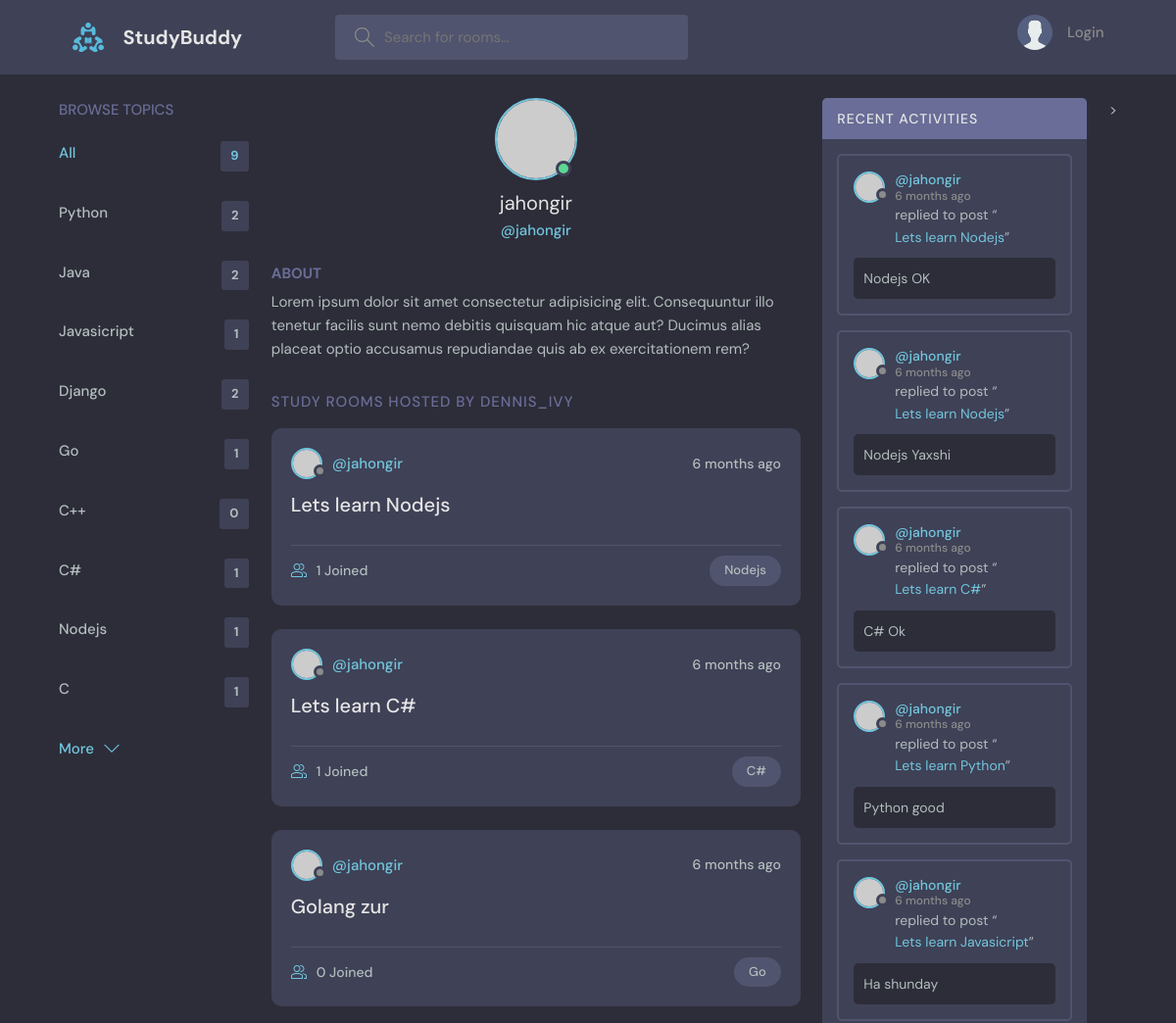
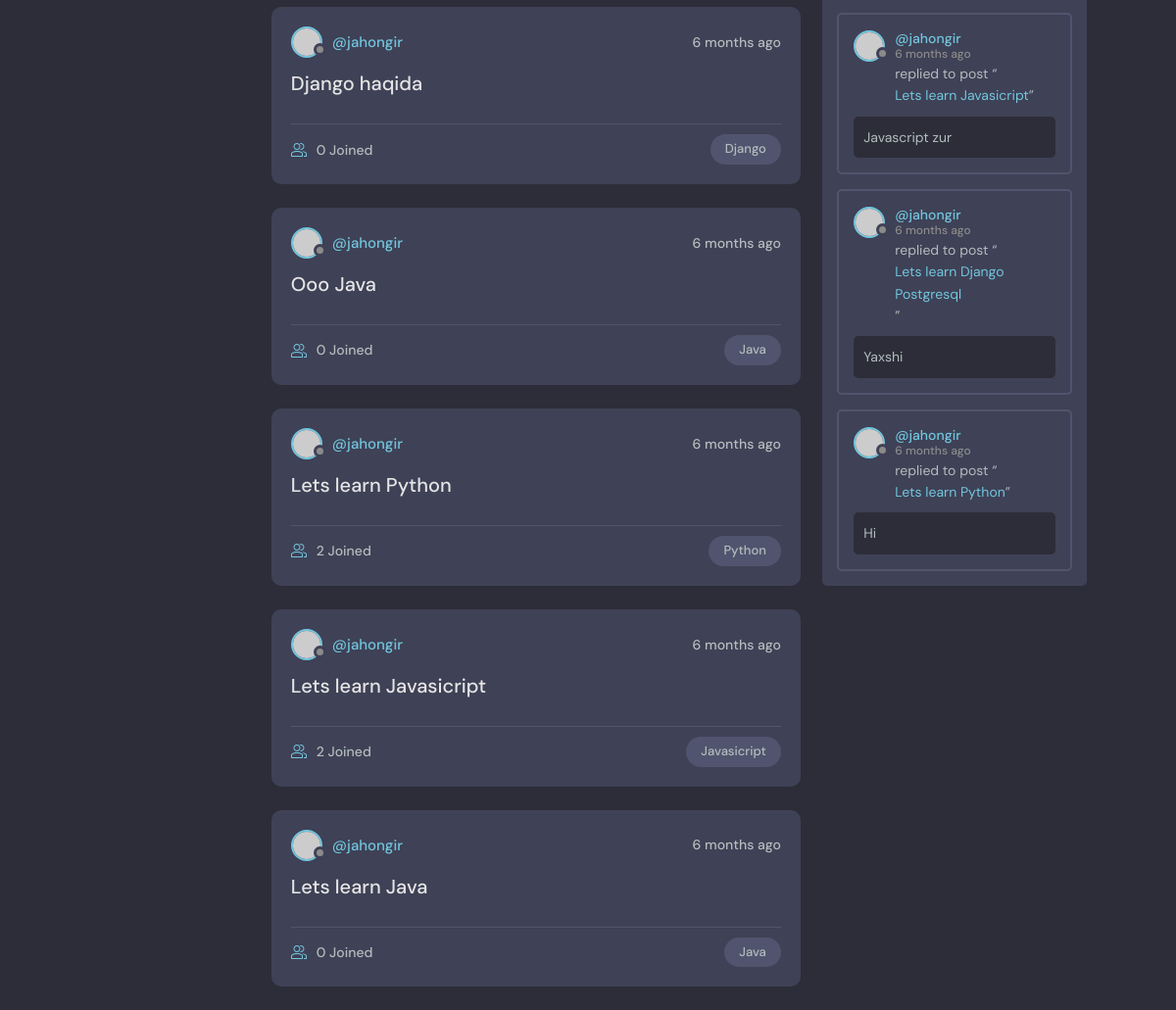
Page /profile/1/ on the committed database (2 pictures, top to bottom).
### base/models.py (models this page shows, shortened)
class Topic(models.Model):
    name = models.CharField(max_length=200)

class Room(models.Model):
    host = models.ForeignKey(User, on_delete=models.SET_NULL, null=True)
    topic = models.ForeignKey(Topic, on_delete=models.SET_NULL, null=True)
    name = models.CharField(max_length=200)
    discription = models.TextField(null=True, blank=True)
    participants = models.ManyToManyField(
        User, related_name='participants', blank=True)
    updated = models.DateTimeField(auto_now=True)
    created = models.DateTimeField(auto_now_add=True)
    class Meta:
        ordering = ['-updated', '-created']
    def __str__(self) -> str:
        return self.name

class Message(models.Model):
    user = models.ForeignKey(User, on_delete=models.CASCADE)
    room = models.ForeignKey(Room, on_delete=models.CASCADE)
    body = models.TextField()
    updated = models.DateTimeField(auto_now=True)
    created = models.DateTimeField(auto_now_add=True)
    class Meta:
        ordering = ['-updated', '-created']

### base/views.py (the view)
# urls.py: path('profile/<int:pk>/', views.user_profile, name='user-profile'),
def user_profile(request, pk):
    user = User.objects.get(id=pk)
    rooms = user.room_set.all()
    room_message = user.message_set.all()
    topics = Topic.objects.all()
    context = {'user':user, 'rooms':rooms,'room_message':room_message,'topics':topics}
    return render(request, 'base/profile.html', context)

### base/templates/base/profile.html (shortened to what this page needs)
{% extends 'main.html' %}
{% block content %}
  <main class="profile-page layout layout--3">
    <div class="container">
      {% include 'base/topics_component.html' %}
      <div class="roomList">
        <div class="profile">
          <div class="profile__avatar">
            <div class="avatar avatar--large active">
              <img src="https://randomuser.me/api/portraits/men/11.jpg" />
            </div>
          </div>
          <div class="profile__info">
            <h3>{{user.username}}</h3>
            <p>@{{user.username}}</p>
          </div>
          <div class="profile__about">
            <h3>About</h3>
            <p>
              Lorem ipsum dolor sit amet consectetur adipisicing elit. Consequuntur illo tenetur
              facilis sunt nemo debitis quisquam hic atque aut? Ducimus alias placeat optio
              accusamus repudiandae quis ab ex exercitationem rem?
            </p>
          </div>
        </div>
        <div class="roomList__header">
          <div>
            <h2>Study Rooms Hosted by dennis_ivy</a>
            </h2>
          </div>
        </div>
        {% include 'base/feed_component.html' %}
      </div>
      {% include 'base/activity_component.html' %}>
    </div>
  </main>
{% endblock %}

### templates/main.html (shortened to what this page needs)
{% load static %}
<!DOCTYPE html>
<html lang="en">
<head>
<link rel="stylesheet" href="{% static 'css/style.css' %}" />
</head>
<body>
    {% include 'navbar.html' %}
    {% block content %}
    {% endblock %}
</body>
</html>

### templates/navbar.html (shortened to what this page needs)
{% load static %}
<header class="header header--loggedIn">
    <div class="container">
      <a href="{% url 'home' %}" class="header__logo">
        <img src="{% static 'images/logo.svg' %}" />
        <h1>StudyBuddy</h1>
      </a>
      <form class="header__search" method="GET" action="{% url 'home' %}">
        <label>
          <input name="q" placeholder="Search for rooms..." />
        </label>
      </form>
      <nav class="header__menu">
        {% if request.user.is_authenticated %}
        <div class="header__user">
          <a href="{% url 'update-user' %}">
            <div class="avatar avatar--medium active">
              <img src="https://randomuser.me/api/portraits/men/37.jpg" />
            </div>
            <p>{{request.user.username}} <span>@{{request.user.username}}</span></p>
          </a>
          <button class="dropdown-button">
            <svg version="1.1" xmlns="http://www.w3.org/2000/svg" width="32" height="32" viewBox="0 0 32 32">
              <title>chevron-down</title>
              <path d="M16 21l-13-13h-3l16 16 16-16h-3l-13 13z"></path>
            </svg>
          </button>
        </div>
        {% else %}
        <a href="{% url 'login' %}">
          <img src="{% static 'images/avatar.svg' %}" />
          <p>Login</p>
        </a>
        {% endif %}
      </nav>
    </div>
</header>

### base/templates/base/topics_component.html
<div class="topics">
    <div class="topics__header">
      <h2>Browse Topics</h2>
    </div>
    <ul class="topics__list">
      <li>
        <a href="{% url 'home' %}" class="active">All <span>{{topics.count}}</span></a>
      </li>
      {% for topic in topics %}
      <li>
        <a href="{% url 'home' %}?q={{topic.name}}">{{topic.name}} <span>{{topic.room_set.all.count}}</span></a>
      </li>
      {% endfor %}
    </ul>
    <a class="btn btn--link" href="{% url 'topics' %}">
      More
      <svg version="1.1" xmlns="http://www.w3.org/2000/svg" width="32" height="32" viewBox="0 0 32 32">
        <title>chevron-down</title>
        <path d="M16 21l-13-13h-3l16 16 16-16h-3l-13 13z"></path>
      </svg>
    </a>
</div>

### base/templates/base/feed_component.html (shortened to what this page needs)
{% for room in rooms %}
<div class="roomListRoom">
    <div class="roomListRoom__header">
      <a href="{% url 'user-profile' room.host.id %}" class="roomListRoom__author">
        <div class="avatar avatar--small">
          <img src="https://randomuser.me/api/portraits/women/11.jpg" />
        </div>
        <span>@{{room.host.username}}</span>
      </a>
      <div class="roomListRoom__actions">
        <span>{{room.created | timesince}} ago</span>
      </div>
    </div>
    <div class="roomListRoom__content">
      <a href="{% url 'room' room.id %}">{{room.name}}</a>
    </div>
    <div class="roomListRoom__meta">
      <a href="{% url 'room' room.id %}" class="roomListRoom__joined">
        {{room.participants.all.count}} Joined
      </a>
      <p class="roomListRoom__topic">{{room.topic.name}}</p>
    </div>
</div>
{% endfor %}

### base/templates/base/activity_component.html (shortened to what this page needs)
<div class="activities">
    <div class="activities__header">
      <h2>Recent Activities</h2>
    </div>
    {% for message in room_message %}
        <div class="activities__box">
        <div class="activities__boxHeader roomListRoom__header">
            <a href="{% url 'user-profile' message.user.id%}" class="roomListRoom__author">
            <div class="avatar avatar--small">
                <img src="https://randomuser.me/api/portraits/women/11.jpg" />
            </div>
            <p>
                @{{message.user}}
                <span>{{message.created | timesince}} ago</span>
            </p>
            </a>
        </div>
        <div class="activities__boxContent">
            <p>replied to post “<a href="{% url 'room' message.room.id %}">{{message.room}}</a>”</p>
            <div class="activities__boxRoomContent">
                {{message.body}}
            </div>
        </div>
        </div>
    {% endfor %}
</div>

### rows in the picture
Topic: name "Python", room_set.all.count "2"
Topic: name "Java", room_set.all.count "2"
Topic: name "Javasicript", room_set.all.count "1"
Topic: name "Django", room_set.all.count "2"
Topic: name "Go", room_set.all.count "1"
Topic: name "C++", room_set.all.count "0"
Topic: name "C#", room_set.all.count "1"
Topic: name "Nodejs", room_set.all.count "1"
Topic: name "C", room_set.all.count "1"
Room: host.username "jahongir", created "6 months", name "Lets learn Nodejs", participants.all.count "1", topic.name "Nodejs"
Room: host.username "jahongir", created "6 months", name "Lets learn C#", participants.all.count "1", topic.name "C#"
Room: host.username "jahongir", created "6 months", name "Golang zur", participants.all.count "0", topic.name "Go"
Room: host.username "jahongir", created "6 months", name "Django haqida", participants.all.count "0", topic.name "Django"
Room: host.username "jahongir", created "6 months", name "Ooo Java", participants.all.count "0", topic.name "Java"
Room: host.username "jahongir", created "6 months", name "Lets learn Python", participants.all.count "2", topic.name "Python"
Room: host.username "jahongir", created "6 months", name "Lets learn Javasicript", participants.all.count "2", topic.name "Javasicript"
Room: host.username "jahongir", created "6 months", name "Lets learn Java", participants.all.count "0", topic.name "Java"
Message: user "jahongir", created "6 months", room "Lets learn Nodejs", body "Nodejs OK"
Message: user "jahongir", created "6 months", room "Lets learn Nodejs", body "Nodejs Yaxshi"
Message: user "jahongir", created "6 months", room "Lets learn C#", body "C# Ok"
Message: user "jahongir", created "6 months", room "Lets learn Python", body "Python good"
Message: user "jahongir", created "6 months", room "Lets learn Javasicript", body "Ha shunday"
Message: user "jahongir", created "6 months", room "Lets learn Javasicript", body "Javascript zur"
Message: user "jahongir", created "6 months", room "Lets learn Django Postgresql", body "Yaxshi"
Message: user "jahongir", created "6 months", room "Lets learn Python", body "Hi"

### other values in the picture
{{ topics.count }} "9"
{{ user.username }} "jahongir"
